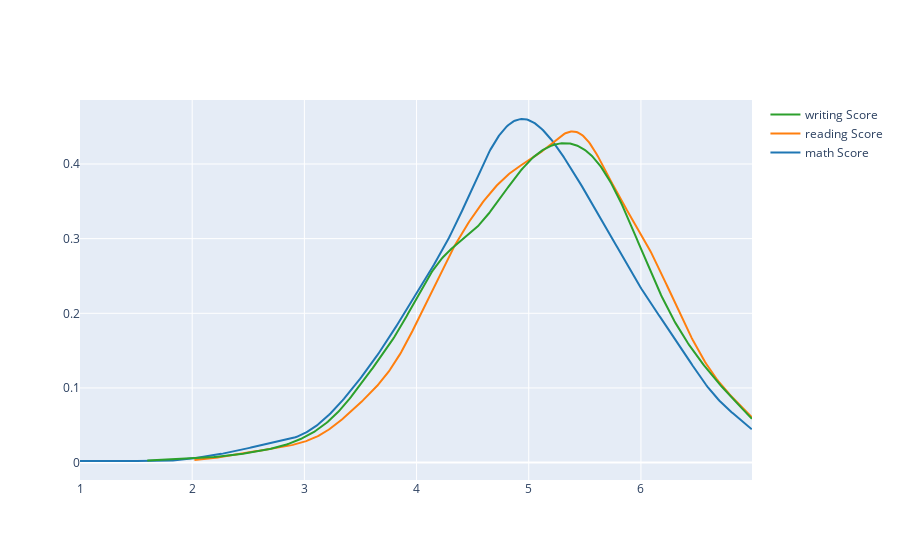

Notebook source saved alongside this figure:
### Markdown cell above
**Distplot:**

### Code cell
ff.create_distplot(
    df_grades[['math score', 'reading score', 'writing score']].values.T,
    group_labels=["math Score", "reading Score", "writing Score"],
    bin_size=10,
    show_rug=False,
    show_hist=False
)

### Figure 1 — Plotly figure (JSON) as saved in the notebook; plotly's stock layout.template omitted (floating-point values rounded to 4 significant figures; data arrays with more than 128 entries replaced by an {"elided": "..."} marker saying what was removed)
{"data": [{"legendgroup": "math Score", "marker": {"color": "rgb(31, 119, 180)"}, "mode": "lines", "name": "math Score", "showlegend": true, "type": "scatter", "x": {"elided": "500 float values"}, "xaxis": "x", "y": {"elided": "500 float values"}, "yaxis": "y"}, {"legendgroup": "reading Score", "marker": {"color": "rgb(255, 127, 14)"}, "mode": "lines", "name": "reading Score", "showlegend": true, "type": "scatter", "x": {"elided": "500 float values"}, "xaxis": "x", "y": {"elided": "500 float values"}, "yaxis": "y"}, {"legendgroup": "writing Score", "marker": {"color": "rgb(44, 160, 44)"}, "mode": "lines", "name": "writing Score", "showlegend": true, "type": "scatter", "x": {"elided": "500 float values"}, "xaxis": "x", "y": {"elided": "500 float values"}, "yaxis": "y"}], "layout": {"barmode": "overlay", "hovermode": "closest", "legend": {"traceorder": "reversed"}, "xaxis": {"anchor": "y2", "domain": [0, 1], "zeroline": false}, "yaxis": {"anchor": "free", "domain": [0, 1], "position": 0}}}
